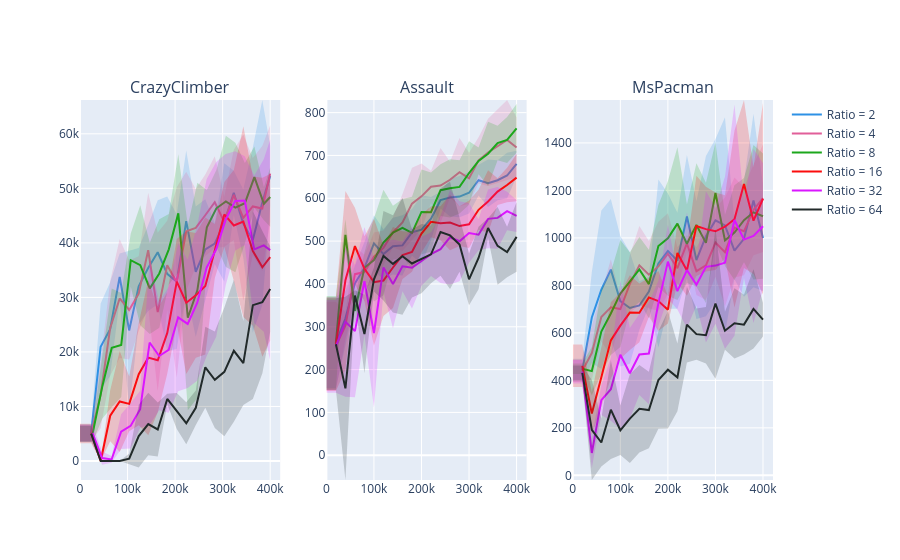

The cell this chart's notebook holds for it:
### Code cell
envs = res_df["env"].unique()

fig = make_subplots(
    rows=1,
    cols=len(envs),
    column_titles=[*envs],
)

for col, env in enumerate(envs, 1):
    dfs = []
    for _, test in res_df[res_df["env"] == env].iterrows():
        df = scalars.read(test["path"])
        df = df[df["tag"] == "val/mean_ep_ret"]
        df["index"] = np.arange(len(df))
        df["ratio"] = test["ratio"]
        dfs.append(df)
    df = pd.concat(dfs)

    g = df.groupby(["index", "ratio"])
    avg_df = pd.DataFrame.from_records(
        {
            "score_mean": g["value"].mean(),
            "score_std": g["value"].std(),
            "step": g["step"].median(),
        }
    )
    avg_df = avg_df.reset_index()

    colors = make_color_iter(palette="Dark24")
    for ratio, color in zip(avg_df["ratio"].unique(), colors):
        df = avg_df[avg_df["ratio"] == ratio]

        kw = dict(name=f"Ratio = {ratio}")
        if col != 1:
            kw.update(showlegend=False)

        for trace in err_line(
            x=df["step"],
            y=df["score_mean"],
            std=df["score_std"],
            color=color,
            **kw,
        ):
            fig.add_trace(trace, row=1, col=col)

fig
